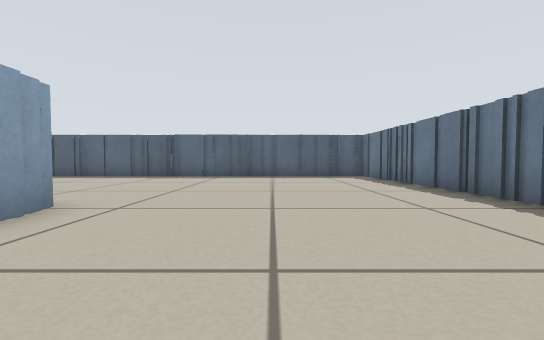
View 1 (above)

23 first-person views from a walk through a world built for the Player/Stage simulator. The camera is 0.31 m above the floor, tilts 2° down and sees 90° across. The lines on the ground mark 1 m squares. The floor is counted in squares, 0.5 m on a side. Each view is taken from the middle of a square. On the plan, view 1 faces up. The plan holds only what a view shows up to about 9 squares ahead; the rest is blank. Robots are left out.

View 2
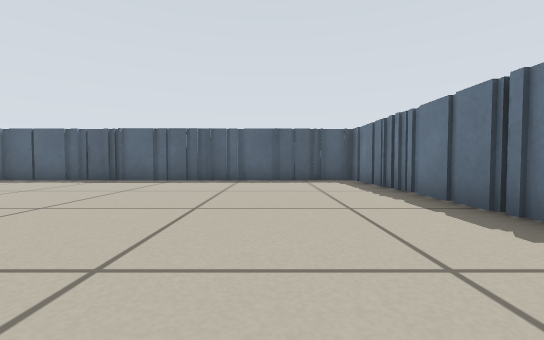

View 3
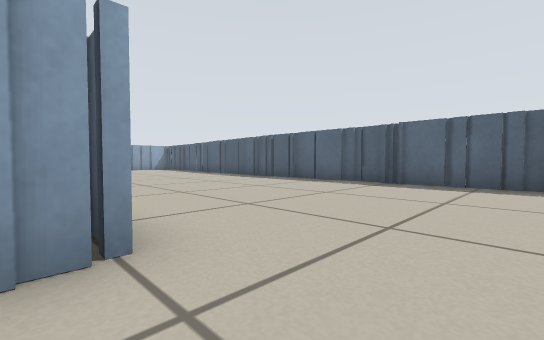

View 4
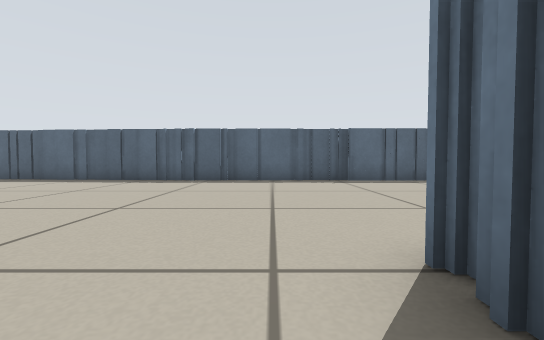

View 5
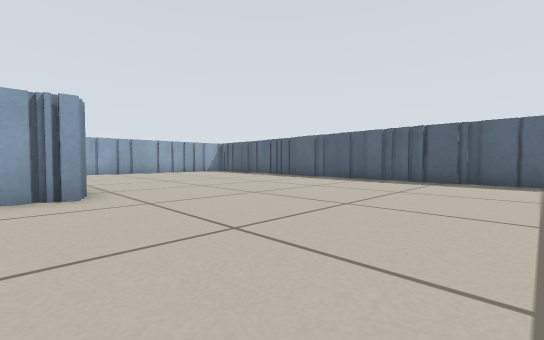

View 6
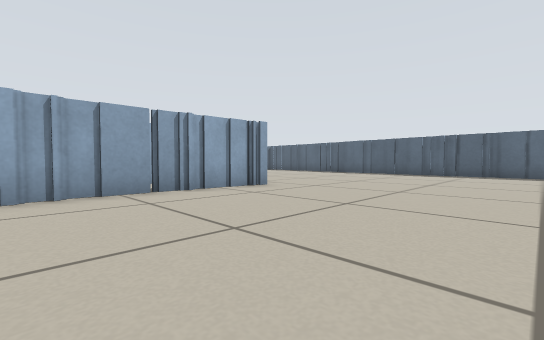

View 7
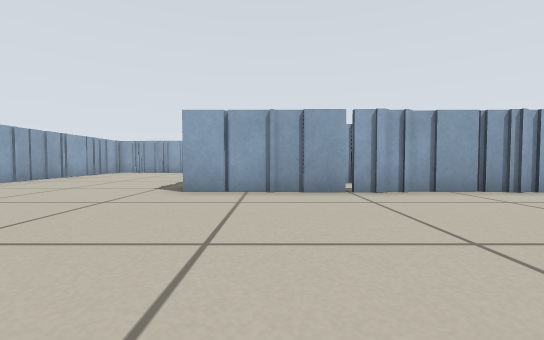

View 8
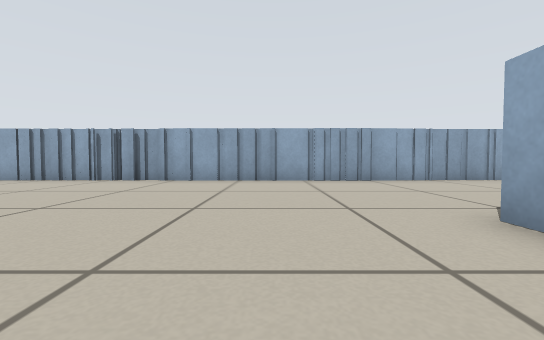

View 9
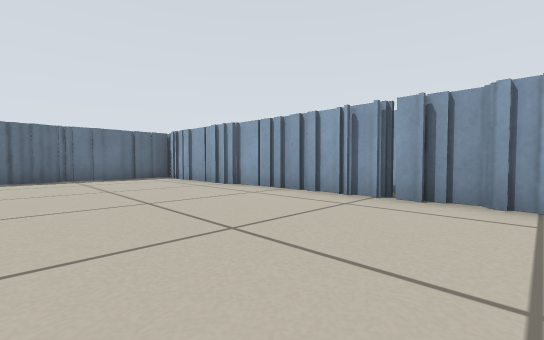

View 10
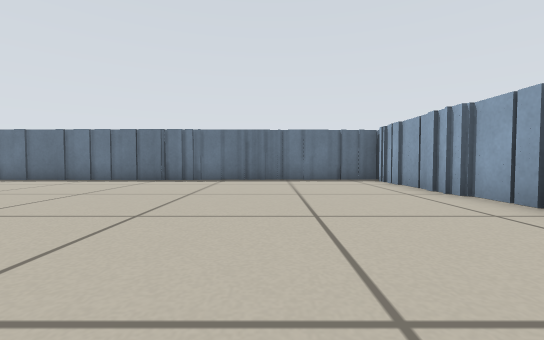

View 11
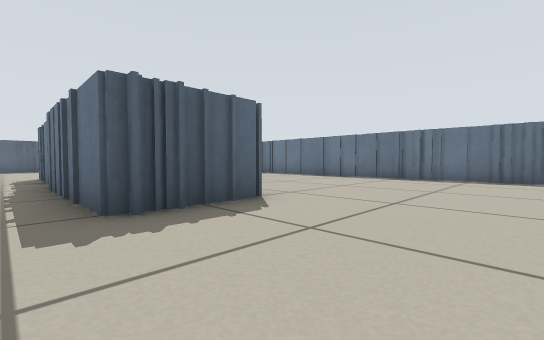

View 12
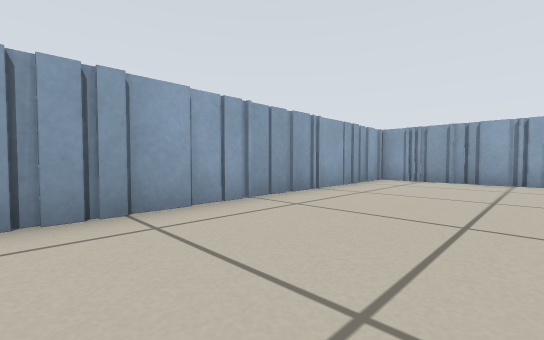

View 13
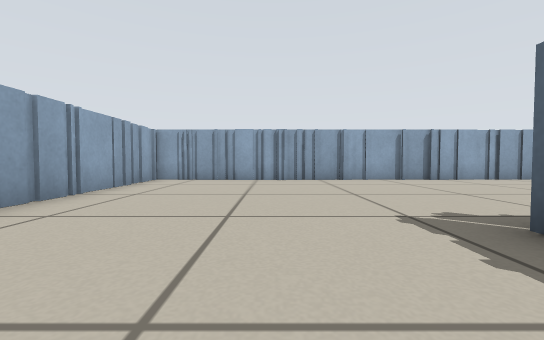

View 14
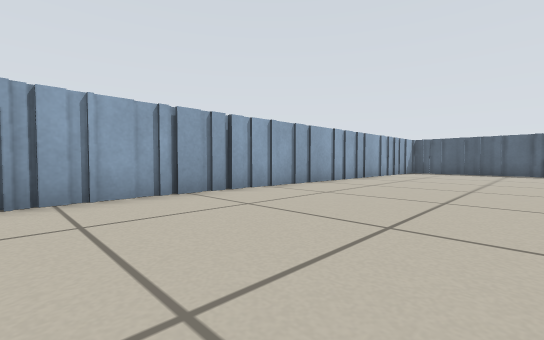

View 15
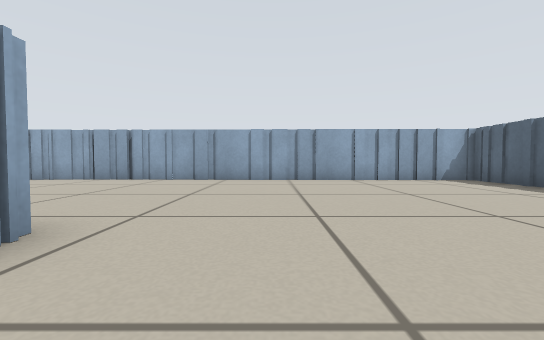

View 16
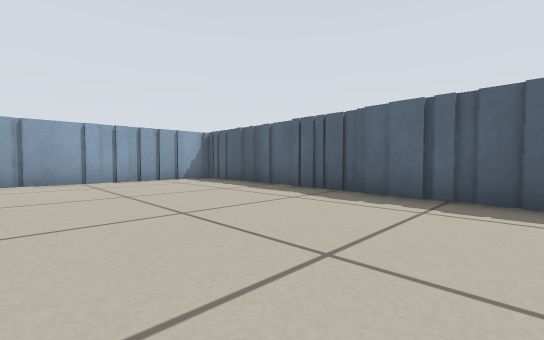

View 17
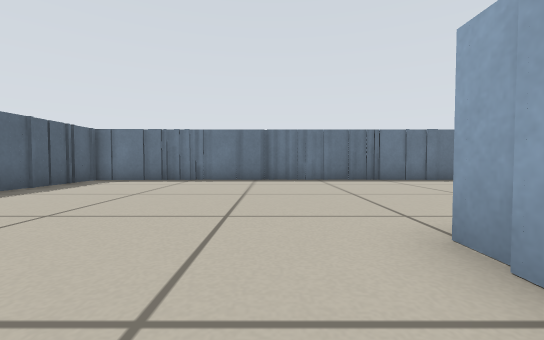

View 18
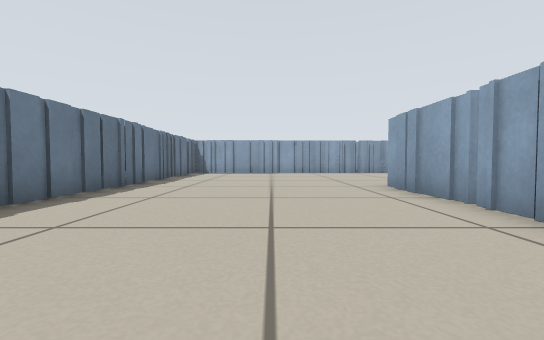

View 19
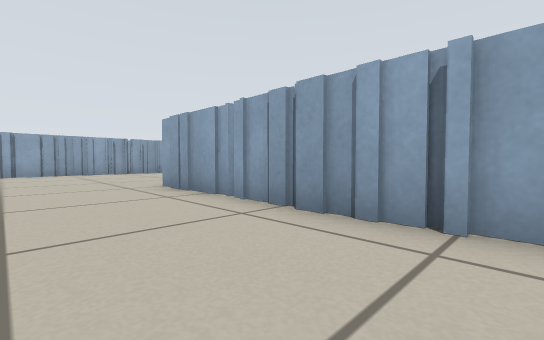

View 20
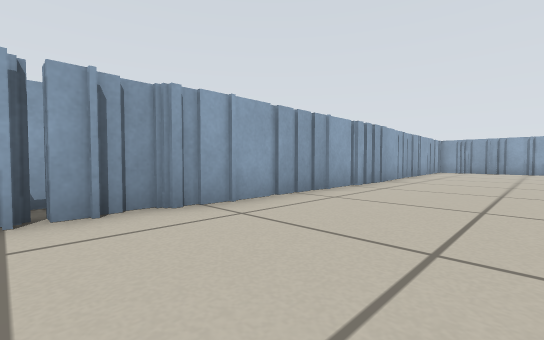

View 21
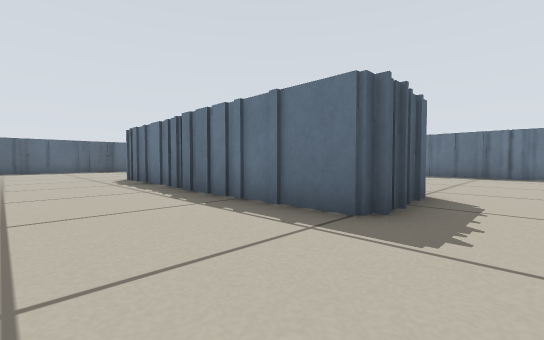

View 22
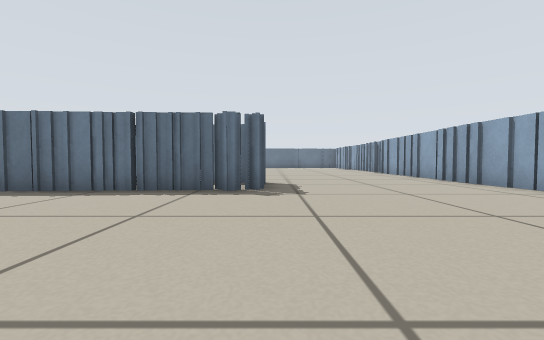

View 23
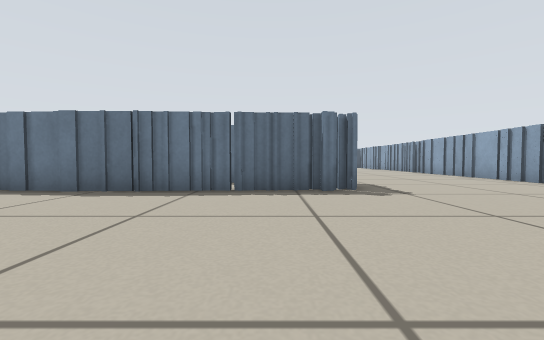

### Floor plan
Points are (right, up) in squares from view 1. A wall is a line through its corners. A room is listed if a view was taken in it or the views show most of it. See-through windows are left out.
Room 1 (views 1, 2, 3, 4, 5, 6, 7, 8, 9, 10, 11, 12, 13, 14, 15, 16, 17, 18, 19, 20, 21, 22, 23)
walls: (-5.2, 2.1) (-5.2, 3.2); (-11, 3) (-11, 2.4); (-11.3, 3) (-11.3, -5.8); (-2.8, -0.2) (-2.8, -4.6) (-5.2, -4.6) (-5.2, 2); (-2.8, 0.6) (-2.8, 0.1); (-2.6, 0.9) (-2.6, -0.2); (-13.5, 0.1) (-13.5, 1.8); (-3.8, 3.6) (-2.8, 3.6) (-2.8, 0.8); (-13.6, -1.4) (-13.6, 0.2); (-13.4, 3) (-12.9, 3); (-13.5, -4.9) (-13.5, -0.1); (-13.3, -5.9) (-13.3, -5.4); (-10.1, 10.7) (-13.4, 10.7); (-19.7, 0.4) (-19.7, -11.8) (-18.6, -11.8); (-5.5, -11.5) (-1.5, -11.5); (-4.9, -11.4) (-4.3, -11.4); (-13.4, 10.9) (-15.2, 10.9); (-2.9, -11.4) (-2, -11.4); (-14, -11.4) (-5.4, -11.4); (-1.5, -11.4) (4, -11.4); (-15.4, 11.2) (-19.5, 11.2) (-19.5, 7.5); (-19.7, 7.6) (-19.7, 0.5); (-19.7, 8.4) (-19.7, 7.9); (-18, -11.5) (-13.4, -11.5); (-19.1, -11.5) (-18.1, -11.5); (3.7, -11.4) (3.7, 10.4) (-10.2, 10.4)

Positions as (right, up) in squares from view 1, and headings:
1: (0, 0), facing up
2: (1, 2), facing up
3: (-1, 3), facing up-left
4: (-6, 2), facing up
5: (-6, 2), facing up-left
6: (-6, -2), facing up-left
7: (-6, -4), facing left
8: (-9, -3), facing down
9: (-6, -7), facing down-right
10: (-5, -8), facing right
11: (-6, -8), facing up-right
12: (-11, -8), facing down-left
13: (-11, -8), facing left
14: (-15, -3), facing up-left
15: (-11, 5), facing left
16: (-11, 6), facing up-left
17: (-5, 5), facing right
18: (0, 2), facing down
19: (0, 2), facing down-left
20: (-4, -8), facing down-left
21: (-8, -6), facing up-right
22: (-19, -6), facing right
23: (-19, -4), facing right
